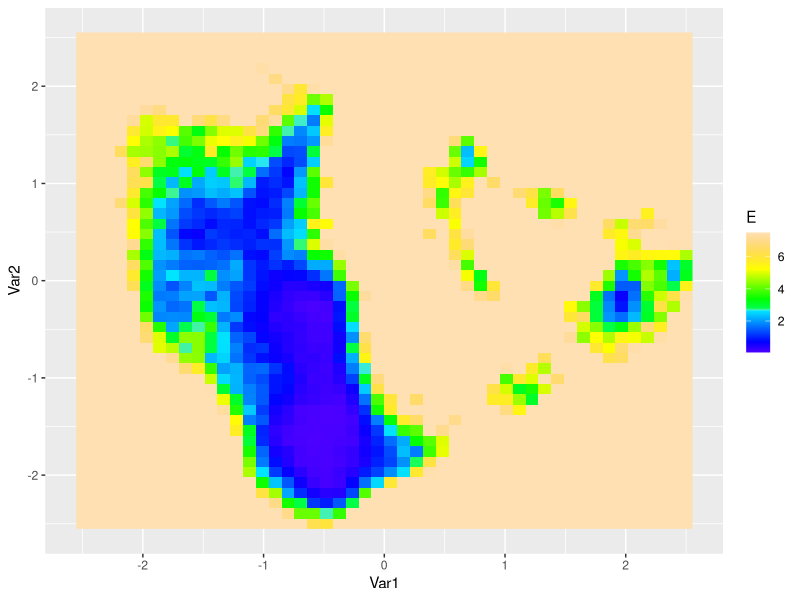

Reproduce this figure in R.
df <- read.csv("results/mnist/variant_Edet.csv")

library(ggplot2)

df$E[df$E > 7.5] <- 7.5

out <- ggplot(df, aes(x = Var1, y = Var2, fill = E)) + 
  geom_raster() + 
  #scale_fill_gradient2(midpoint = 3, low = "white",mid = "blue", high = "darkblue")
  scale_fill_gradientn(colours = topo.colors(50))
out
